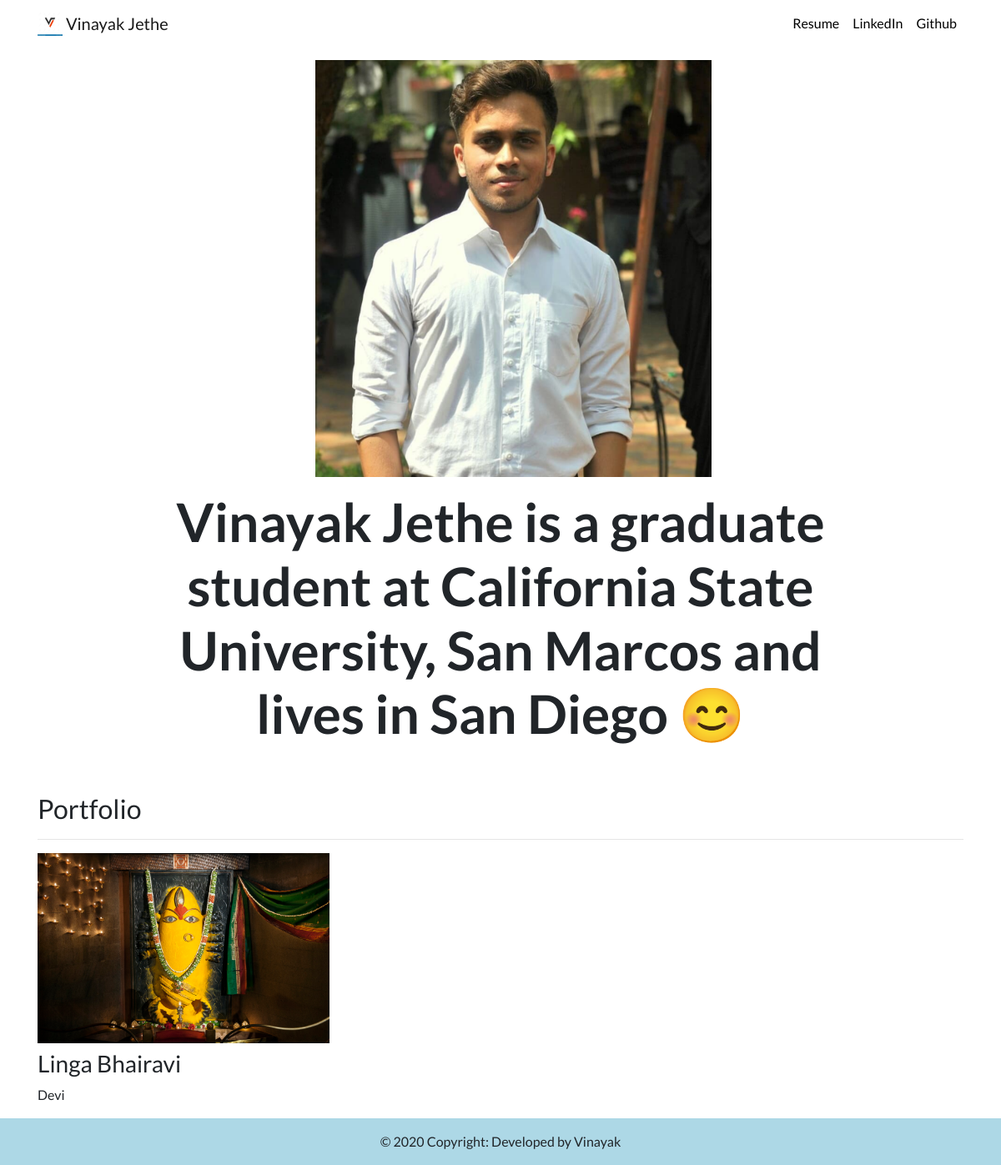
The app's page /, older data.
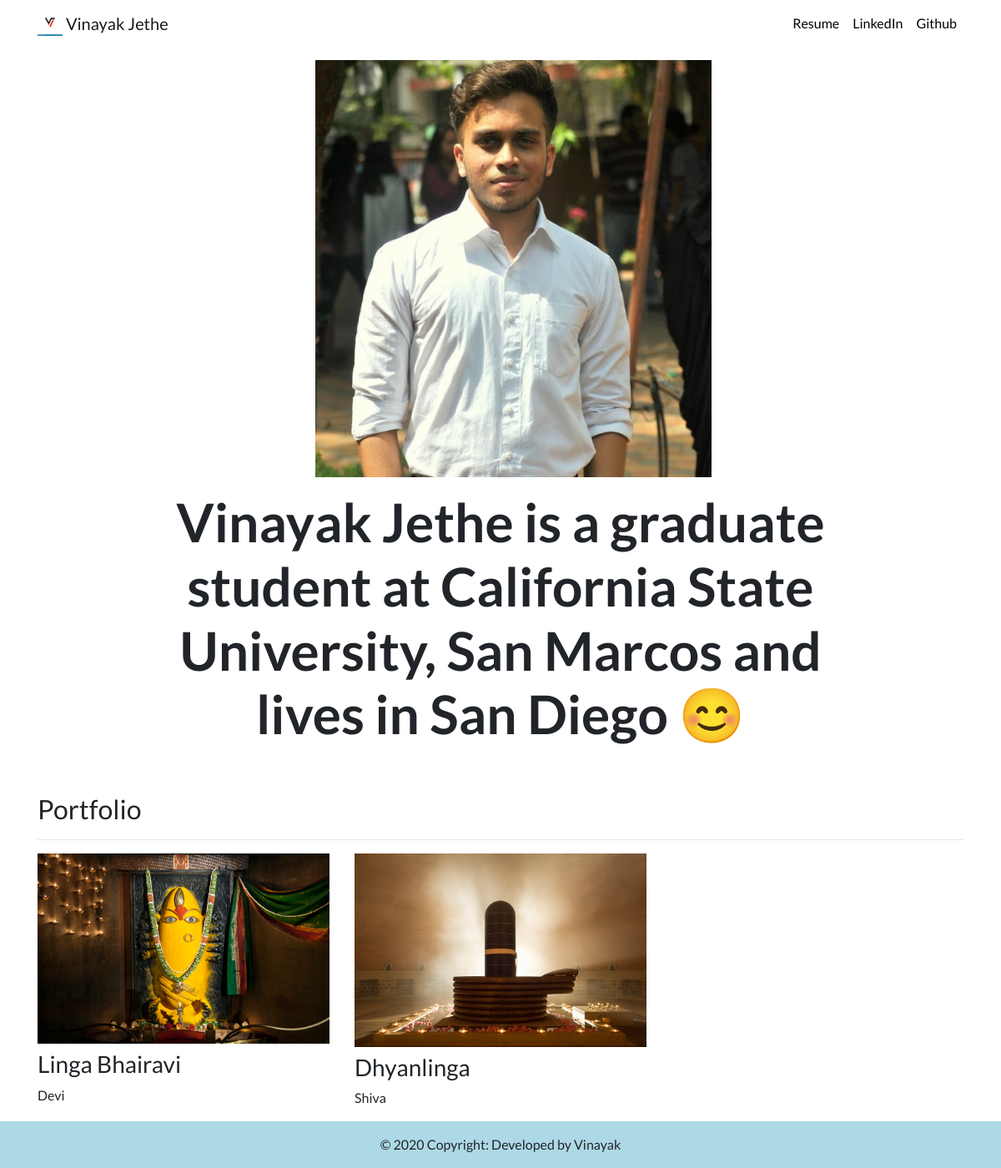
The same page, newer data.
### portfolio/models.py (models this page shows, shortened)
class Project(models.Model):
    title = models.CharField(max_length=100)
    description = models.CharField(max_length=250)
    image = models.ImageField(upload_to='portfolio/images/')
    url = models.URLField(blank=True)

### portfolio/views.py (the view)
# urls.py: 2. Add a URL to urlpatterns:  path('', views.home, name='home')
def home(request):
    projects = Project.objects.all()
    return render(request,'portfolio/home.html', {'projects':projects})

### portfolio/templates/portfolio/home.html
{% extends "portfolio/base.html" %}
{% load static %}
{% block content %}
<div class="row justify-content-center my-3">
  <div class="col-5">
    <img src="{% static 'portfolio/vin.png' %}" height="500" width="475">
  </div>
</div>
<div class="row justify-content-center mb-3">
  <div class="col-md-9 text-center">
    <h1 id="hometext" class="font-weight-bold">Vinayak Jethe is a graduate student at California State University, San Marcos and lives in San Diego 😊</h1>
  </div>
</div>
<h2 class="mt-5">Portfolio</h2>
<hr>
<div class="row">
  {% for project in projects %}
  <div class="col-lg-4 col-md-6">
    {% if project.url %}
    <a href="{{ project.url }}">
      <img src="{{ project.image.url }}" class="img-fluid mb-2">
    </a>
    {% else %}
    <img src="{{ project.image.url }}" class="img-fluid mb-2">
    {% endif %}
    <h3>{{ project.title }}</h3>
    <p>{{ project.description }}</p>
  </div>
  {% endfor %}
</div>
{% endblock %}

Row changes from the older to the newer data that the page shows:
changed Project "Linga Bhairavi": url empty → "http://google.com" (drawn); image: picture added; image: picture removed
added Project: image (picture), title "Dhyanlinga", description "Shiva"
